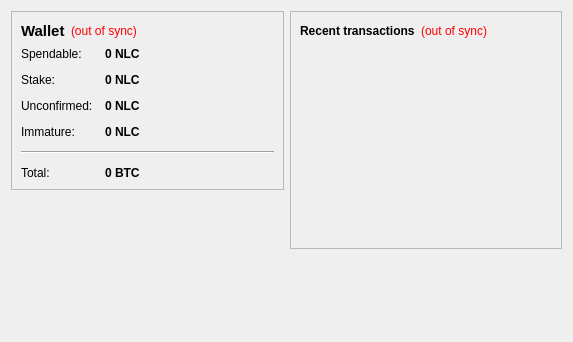
<?xml version="1.0" encoding="UTF-8"?>
<ui version="4.0">
 <class>OverviewPage</class>
 <widget class="QWidget" name="OverviewPage">
  <property name="geometry">
   <rect>
    <x>0</x>
    <y>0</y>
    <width>573</width>
    <height>342</height>
   </rect>
  </property>
  <property name="windowTitle">
   <string>Form</string>
  </property>
  <layout class="QHBoxLayout" name="horizontalLayout" stretch="1,1">
   <item>
    <layout class="QVBoxLayout" name="verticalLayout_2">
     <item>
      <widget class="QFrame" name="frame">
       <property name="frameShape">
        <enum>QFrame::StyledPanel</enum>
       </property>
       <property name="frameShadow">
        <enum>QFrame::Raised</enum>
       </property>
       <layout class="QVBoxLayout" name="verticalLayout_4">
        <item>
         <layout class="QHBoxLayout" name="horizontalLayout_4">
          <item>
           <widget class="QLabel" name="label_5">
            <property name="font">
             <font>
              <pointsize>11</pointsize>
              <weight>75</weight>
              <bold>true</bold>
             </font>
            </property>
            <property name="text">
             <string>Wallet</string>
            </property>
           </widget>
          </item>
          <item>
           <widget class="QLabel" name="labelWalletStatus">
            <property name="toolTip">
             <string>The displayed information may be out of date. Your wallet automatically synchronizes with the nonolivecoin network after a connection is established, but this process has not completed yet.</string>
            </property>
            <property name="styleSheet">
             <string notr="true">QLabel { color: red; }</string>
            </property>
            <property name="text">
             <string notr="true">(out of sync)</string>
            </property>
            <property name="alignment">
             <set>Qt::AlignLeading|Qt::AlignLeft|Qt::AlignVCenter</set>
            </property>
           </widget>
          </item>
          <item>
           <spacer name="horizontalSpacer_2">
            <property name="orientation">
             <enum>Qt::Horizontal</enum>
            </property>
            <property name="sizeHint" stdset="0">
             <size>
              <width>40</width>
              <height>20</height>
             </size>
            </property>
           </spacer>
          </item>
         </layout>
        </item>
        <item>
         <layout class="QFormLayout" name="formLayout_2">
          <property name="fieldGrowthPolicy">
           <enum>QFormLayout::AllNonFixedFieldsGrow</enum>
          </property>
          <property name="horizontalSpacing">
           <number>12</number>
          </property>
          <property name="verticalSpacing">
           <number>12</number>
          </property>
          <item row="0" column="0">
           <widget class="QLabel" name="label">
            <property name="text">
             <string>Spendable:</string>
            </property>
           </widget>
          </item>
          <item row="0" column="1">
           <widget class="QLabel" name="labelBalance">
            <property name="font">
             <font>
              <weight>75</weight>
              <bold>true</bold>
             </font>
            </property>
            <property name="cursor">
             <cursorShape>IBeamCursor</cursorShape>
            </property>
            <property name="toolTip">
             <string>Your current spendable balance</string>
            </property>
            <property name="text">
             <string notr="true">0 NLC</string>
            </property>
            <property name="textInteractionFlags">
             <set>Qt::LinksAccessibleByMouse|Qt::TextSelectableByKeyboard|Qt::TextSelectableByMouse</set>
            </property>
           </widget>
          </item>
          <item row="1" column="0">
           <widget class="QLabel" name="label_6">
            <property name="text">
             <string>Stake:</string>
            </property>
           </widget>
          </item>
          <item row="1" column="1">
           <widget class="QLabel" name="labelStake">
            <property name="font">
             <font>
              <weight>75</weight>
              <bold>true</bold>
             </font>
            </property>
            <property name="cursor">
             <cursorShape>IBeamCursor</cursorShape>
            </property>
            <property name="toolTip">
             <string>Total of coins that was staked, and do not yet count toward the current balance</string>
            </property>
            <property name="text">
             <string notr="true">0 NLC</string>
            </property>
            <property name="textInteractionFlags">
             <set>Qt::LinksAccessibleByMouse|Qt::TextSelectableByKeyboard|Qt::TextSelectableByMouse</set>
            </property>
           </widget>
          </item>
          <item row="2" column="0">
           <widget class="QLabel" name="label_3">
            <property name="text">
             <string>Unconfirmed:</string>
            </property>
           </widget>
          </item>
          <item row="2" column="1">
           <widget class="QLabel" name="labelUnconfirmed">
            <property name="font">
             <font>
              <weight>75</weight>
              <bold>true</bold>
             </font>
            </property>
            <property name="cursor">
             <cursorShape>IBeamCursor</cursorShape>
            </property>
            <property name="toolTip">
             <string>Total of transactions that have yet to be confirmed, and do not yet count toward the current balance</string>
            </property>
            <property name="text">
             <string notr="true">0 NLC</string>
            </property>
            <property name="textInteractionFlags">
             <set>Qt::LinksAccessibleByMouse|Qt::TextSelectableByKeyboard|Qt::TextSelectableByMouse</set>
            </property>
           </widget>
          </item>
          <item row="3" column="0">
           <widget class="QLabel" name="labelImmatureText">
            <property name="text">
             <string>Immature:</string>
            </property>
           </widget>
          </item>
          <item row="3" column="1">
           <widget class="QLabel" name="labelImmature">
            <property name="font">
             <font>
              <weight>75</weight>
              <bold>true</bold>
             </font>
            </property>
            <property name="toolTip">
             <string>Mined balance that has not yet matured</string>
            </property>
            <property name="text">
             <string notr="true">0 NLC</string>
            </property>
            <property name="textInteractionFlags">
             <set>Qt::LinksAccessibleByMouse|Qt::TextSelectableByKeyboard|Qt::TextSelectableByMouse</set>
            </property>
           </widget>
          </item>
          <item row="4" column="0" colspan="2">
           <widget class="Line" name="line">
            <property name="orientation">
             <enum>Qt::Horizontal</enum>
            </property>
           </widget>
          </item>
          <item row="5" column="0">
           <widget class="QLabel" name="labelTotalText">
            <property name="text">
             <string>Total:</string>
            </property>
           </widget>
          </item>
          <item row="5" column="1">
           <widget class="QLabel" name="labelTotal">
            <property name="font">
             <font>
              <weight>75</weight>
              <bold>true</bold>
             </font>
            </property>
            <property name="cursor">
             <cursorShape>IBeamCursor</cursorShape>
            </property>
            <property name="toolTip">
             <string>Your current total balance</string>
            </property>
            <property name="text">
             <string notr="true">0 BTC</string>
            </property>
            <property name="textInteractionFlags">
             <set>Qt::LinksAccessibleByMouse|Qt::TextSelectableByKeyboard|Qt::TextSelectableByMouse</set>
            </property>
           </widget>
          </item>
         </layout>
        </item>
       </layout>
      </widget>
     </item>
     <item>
      <spacer name="verticalSpacer">
       <property name="orientation">
        <enum>Qt::Vertical</enum>
       </property>
       <property name="sizeHint" stdset="0">
        <size>
         <width>20</width>
         <height>40</height>
        </size>
       </property>
      </spacer>
     </item>
    </layout>
   </item>
   <item>
    <layout class="QVBoxLayout" name="verticalLayout_3">
     <item>
      <widget class="QFrame" name="frame_2">
       <property name="frameShape">
        <enum>QFrame::StyledPanel</enum>
       </property>
       <property name="frameShadow">
        <enum>QFrame::Raised</enum>
       </property>
       <layout class="QVBoxLayout" name="verticalLayout">
        <item>
         <layout class="QHBoxLayout" name="horizontalLayout_2">
          <item>
           <widget class="QLabel" name="label_4">
            <property name="text">
             <string>&lt;b&gt;Recent transactions&lt;/b&gt;</string>
            </property>
           </widget>
          </item>
          <item>
           <widget class="QLabel" name="labelTransactionsStatus">
            <property name="toolTip">
             <string>The displayed information may be out of date. Your wallet automatically synchronizes with the nonolivecoin network after a connection is established, but this process has not completed yet.</string>
            </property>
            <property name="styleSheet">
             <string notr="true">QLabel { color: red; }</string>
            </property>
            <property name="text">
             <string notr="true">(out of sync)</string>
            </property>
            <property name="alignment">
             <set>Qt::AlignRight|Qt::AlignTrailing|Qt::AlignVCenter</set>
            </property>
           </widget>
          </item>
          <item>
           <spacer name="horizontalSpacer">
            <property name="orientation">
             <enum>Qt::Horizontal</enum>
            </property>
            <property name="sizeHint" stdset="0">
             <size>
              <width>40</width>
              <height>20</height>
             </size>
            </property>
           </spacer>
          </item>
         </layout>
        </item>
        <item>
         <widget class="QListView" name="listTransactions">
          <property name="styleSheet">
           <string notr="true">QListView { background: transparent; }</string>
          </property>
          <property name="frameShape">
           <enum>QFrame::NoFrame</enum>
          </property>
          <property name="verticalScrollBarPolicy">
           <enum>Qt::ScrollBarAlwaysOff</enum>
          </property>
          <property name="horizontalScrollBarPolicy">
           <enum>Qt::ScrollBarAlwaysOff</enum>
          </property>
          <property name="selectionMode">
           <enum>QAbstractItemView::NoSelection</enum>
          </property>
         </widget>
        </item>
       </layout>
      </widget>
     </item>
     <item>
      <spacer name="verticalSpacer_2">
       <property name="orientation">
        <enum>Qt::Vertical</enum>
       </property>
       <property name="sizeHint" stdset="0">
        <size>
         <width>20</width>
         <height>40</height>
        </size>
       </property>
      </spacer>
     </item>
    </layout>
   </item>
  </layout>
 </widget>
 <resources/>
 <connections/>
</ui>
